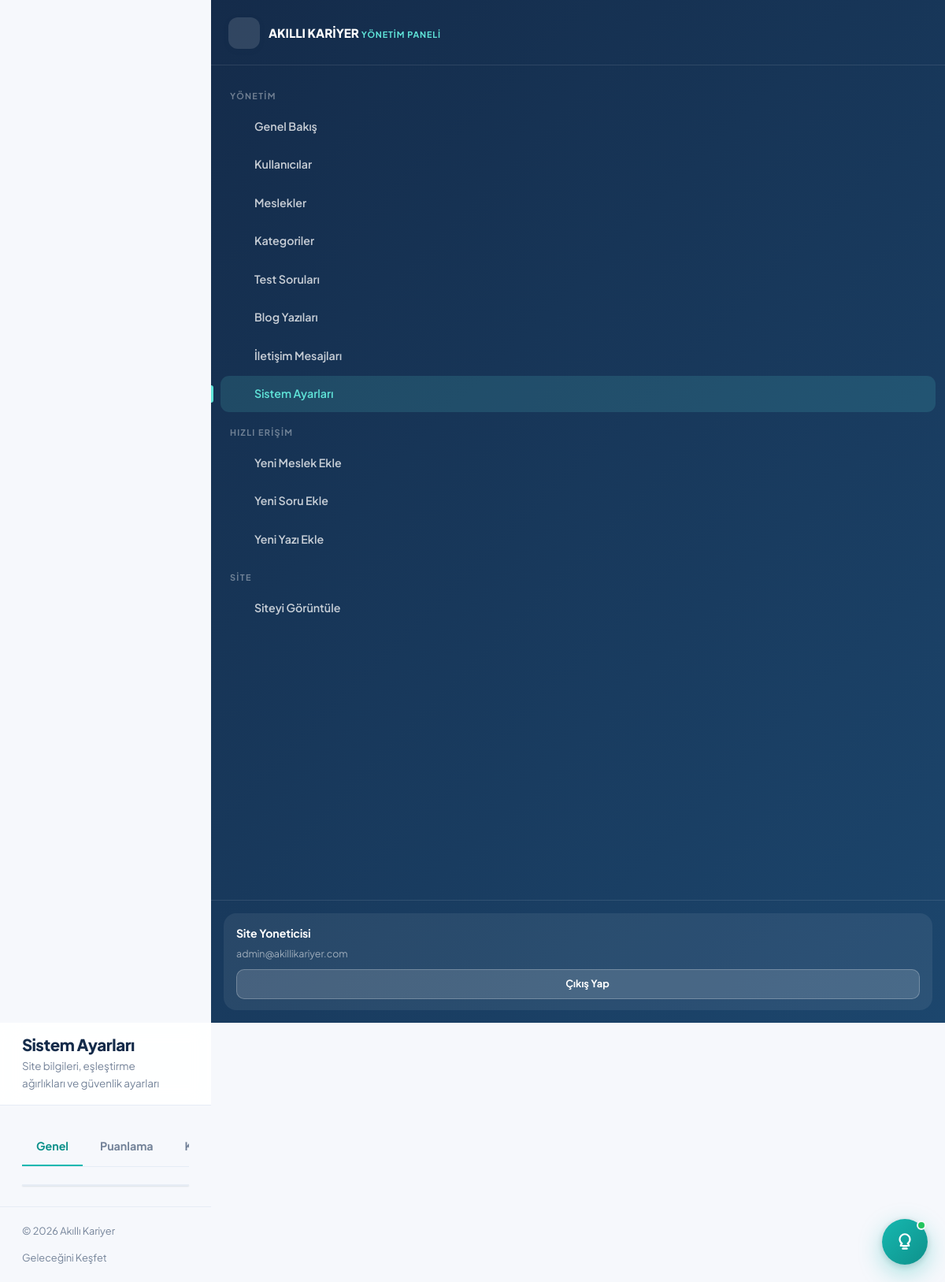
Screenshot of /admin/settings.php (signed in) with the database file from the repository.
### tables this page shows
CREATE TABLE `users` (
  `id` INT UNSIGNED NOT NULL AUTO_INCREMENT,
  `first_name` VARCHAR(60) NOT NULL,
  `last_name` VARCHAR(60) NOT NULL,
  `email` VARCHAR(190) NOT NULL,
  `password` VARCHAR(255) NOT NULL,
  `education_level` ENUM('ortaokul','lise','universite','diger') NOT NULL DEFAULT 'universite',
  `is_active` TINYINT(1) NOT NULL DEFAULT 1,
  `must_change_password` TINYINT(1) NOT NULL DEFAULT 0,
  `remember_token` VARCHAR(255) DEFAULT NULL,
  `email_verified_at` DATETIME DEFAULT NULL,
  `last_login_at` DATETIME DEFAULT NULL,
  `last_login_ip` VARCHAR(45) DEFAULT NULL,
  `created_at` DATETIME NOT NULL DEFAULT CURRENT_TIMESTAMP,
  `updated_at` DATETIME NOT NULL DEFAULT CURRENT_TIMESTAMP ON UPDATE CURRENT_TIMESTAMP,
  PRIMARY KEY (`id`),
  UNIQUE KEY `uq_users_email` (`email`),
  KEY `idx_users_active` (`is_active`),
  KEY `idx_users_created` (`created_at`)
);

CREATE TABLE `site_settings` (
  `id` INT UNSIGNED NOT NULL AUTO_INCREMENT,
  `setting_key` VARCHAR(80) NOT NULL,
  `setting_value` TEXT DEFAULT NULL,
  `setting_group` VARCHAR(50) NOT NULL DEFAULT 'genel',
  `setting_type` ENUM('text','number','textarea','color','boolean','select') NOT NULL DEFAULT 'text',
  `label` VARCHAR(150) DEFAULT NULL,
  `created_at` DATETIME NOT NULL DEFAULT CURRENT_TIMESTAMP,
  `updated_at` DATETIME NOT NULL DEFAULT CURRENT_TIMESTAMP ON UPDATE CURRENT_TIMESTAMP,
  PRIMARY KEY (`id`),
  UNIQUE KEY `uq_setting_key` (`setting_key`),
  KEY `idx_setting_group` (`setting_group`)
);

### app/Core/Auth.php (called while the page is built, shortened)
<?php
final class Auth
{
    private static ?User $currentUser = null;
    private static bool $resolved = false;
    public static function check(): bool
    {
        return self::user() !== null;
    }
    public static function user(): ?User
    {
        if (self::$resolved) {
            return self::$currentUser;
        }
        self::$resolved = true;
        $id = $_SESSION['user_id'] ?? null;
        $user = User::find((int) $id);
        self::$currentUser = $user;
        return $user;
    }
    public static function requireAdmin(): void
    {
        if (!self::check()) {
            self::redirectLogin();
        }
    }
}

### app/Models/User.php (called while the page is built, shortened)
<?php
class User
{
    public string $first_name = '';
    public string $last_name = '';
    public static function find(int $id): ?self
    {
        $row = Database::fetch('SELECT * FROM `users` WHERE `id` = ? LIMIT 1', [$id]);
        return $row ? self::hydrate($row) : null;
    }
    public function fullName(): string
    {
        return trim($this->first_name . ' ' . $this->last_name);
    }
    private static function hydrate(array $row): self
    {
        $u = new self();
        $u->id = (int) $row['id'];
        $u->first_name = $row['first_name'];
        $u->last_name = $row['last_name'];
        $u->email = $row['email'];
        $u->password = $row['password'];
        $u->education_level = $row['education_level'];
        $u->is_active = (bool) $row['is_active'];
        $u->created_at = $row['created_at'] ?? null;
        $u->last_login_at = $row['last_login_at'] ?? null;
        return $u;
    }
}

### app/Core/Database.php (called while the page is built, shortened)
<?php
final class Database
{
    private static ?PDO $pdo = null;
    private static array $config = [];
    public static function config(): array
    {
        if (self::$config === []) {
            $file = APP_ROOT . '/config/database.php';
            self::$config = is_file($file) ? require $file : [];
        }
        return self::$config;
    }
    public static function connection(): PDO
    {
        if (self::$pdo instanceof PDO) {
            return self::$pdo;
        }
        $cfg = self::config();
        $dsn = sprintf(
            'mysql:host=%s;port=%s;dbname=%s;charset=%s',
            $cfg['host'] ?? '127.0.0.1',
            $cfg['port'] ?? '3306',
            $cfg['database'] ?? 'akilli_kariyer',
            $cfg['charset'] ?? 'utf8mb4'
        );
        try {
            self::$pdo = new PDO(
                $dsn,
                $cfg['username'] ?? 'root',
                $cfg['password'] ?? '',
                $cfg['options'] ?? []
            );
            self::$pdo->exec("SET NAMES utf8mb4 COLLATE utf8mb4_unicode_ci");
            self::$pdo->exec("SET time_zone = '+03:00'");
        } catch (PDOException $e) {
            self::fail($e);
        }
        return self::$pdo;
    }
    public static function query(string $sql, array $params = []): \PDOStatement
    {
        $stmt = self::connection()->prepare($sql);
        $stmt->execute($params);
        return $stmt;
    }
    public static function fetch(string $sql, array $params = []): ?array
    {
        $row = self::query($sql, $params)->fetch();
        return $row === false ? null : $row;
    }
    public static function fetchAll(string $sql, array $params = []): array
    {
        return self::query($sql, $params)->fetchAll();
    }
}

### config/database.php (called while the page is built)
<?php
return [
    'host'     => getenv('DB_HOST') ?: '127.0.0.1',
    'port'     => getenv('DB_PORT') ?: '3306',
    'database' => getenv('DB_NAME') ?: 'akilli_kariyer',
    'username' => getenv('DB_USER') ?: 'root',
    'password' => getenv('DB_PASS') !== false ? getenv('DB_PASS') : '',
    'charset'  => 'utf8mb4',
    'options'  => [
        PDO::ATTR_ERRMODE            => PDO::ERRMODE_EXCEPTION,
        PDO::ATTR_DEFAULT_FETCH_MODE => PDO::FETCH_ASSOC,
        PDO::ATTR_EMULATE_PREPARES   => false,
        PDO::ATTR_STRINGIFY_FETCHES  => false,
    ],
];

### app/Models/Setting.php (called while the page is built, shortened)
<?php
class Setting
{
    private static ?array $cache = null;
    public static function all(): array
    {
        if (self::$cache === null) {
            $rows = Database::fetchAll('SELECT * FROM `site_settings` ORDER BY `setting_group`, `id`');
            self::$cache = [];
            foreach ($rows as $row) {
                self::$cache[$row['setting_key']] = $row;
            }
        }
        return self::$cache;
    }
    public static function get(string $key, mixed $default = null): mixed
    {
        $all = self::all();
        $row = $all[$key];
        $value = $row['setting_value'];
        return match ($row['setting_type']) {
            'number'  => is_numeric($value) ? (float) $value : $default,
            'boolean' => (int) $value === 1,
            default   => $value,
        };
    }
}

### admin/settings.php (the view, shortened to what this page needs)
<?php
Auth::requireAdmin();
$settings = Setting::all();
$panelType     = 'admin';
$panelActive   = 'settings';
$panelTitle    = 'Sistem Ayarları';
$panelSubtitle = 'Site bilgileri, eşleştirme ağırlıkları ve güvenlik ayarları';
require_once __DIR__ . '/../includes/panel-header.php';
?>
<div class="tabs" style="margin-bottom:22px">
  <button type="button" class="tab-btn active" data-tab="genel"><?= icon('settings', '', 15) ?> Genel</button>
  <button type="button" class="tab-btn" data-tab="puanlama"><?= icon('scale', '', 15) ?> Puanlama</button>
  <button type="button" class="tab-btn" data-tab="kayit"><?= icon('user-cog', '', 15) ?> Kayıt & Güvenlik</button>
</div>
<div class="tab-panel active" data-panel="genel">
  <form method="post" class="panel-form" data-guard>
    <div class="layout-aside ratio" style="gap:22px">
      <section class="panel-card">
        <div class="pc-head"><h2>Site Bilgileri</h2></div>
      </section>
      <section class="panel-card">
        <div class="pc-head"><h2>İletişim Bilgileri</h2></div>
      </section>
    </div>
  </form>
</div>
<?php require_once __DIR__ . '/../includes/panel-footer.php'; ?>

### includes/panel-header.php (shortened to what this page needs)
<?php
$panelType     = $panelType     ?? 'user';
$panelTitle    = $panelTitle    ?? 'Panel';
$panelSubtitle = $panelSubtitle ?? '';
$panelActive   = $panelActive   ?? '';
$panelUser = Auth::user();
$adminNav = [
    ['index',       'index.php',       'layout-dashboard', 'Genel Bakış'],
    ['users',       'users.php',       'users',           'Kullanıcılar'],
    ['careers',     'careers.php',     'briefcase',       'Meslekler'],
    ['categories',  'categories.php',  'layers',          'Kategoriler'],
    ['questions',   'questions.php',   'clipboard-list',  'Test Soruları'],
    ['blog',        'blog.php',        'newspaper',       'Blog Yazıları'],
    ['messages',    'messages.php',    'mail',            'İletişim Mesajları'],
    ['settings',    'settings.php',    'settings',        'Sistem Ayarları'],
];
?><!DOCTYPE html>
<html lang="tr">
<head>
<link rel="stylesheet" href="<?= asset('assets/css/vendor-bootstrap.min.css') ?>">
<link rel="stylesheet" href="<?= asset('assets/css/style.css') ?>">
<link rel="stylesheet" href="<?= asset('assets/css/dashboard.css') ?>">
<link rel="stylesheet" href="<?= asset('assets/css/career-coach.css') ?>">
</head>
<body>
<div class="panel-layout" id="panel-layout">
  <div class="nav-overlay" id="nav-overlay"></div>
  <aside class="panel-side" id="panel-side">
    <div class="panel-brand">
      <span class="brand-mark"><?= icon($panelType === 'admin' ? 'shield-check' : 'compass', '', 21) ?></span>
      <span>
        <span class="pb-name">AKILLI KARİYER</span>
        <span class="pb-sub"><?= $panelType === 'admin' ? 'Yönetim Paneli' : 'Hesap Paneli' ?></span>
      </span>
    </div>
    <nav class="panel-nav">
      <?php if ($panelType === 'admin'): ?>
        <div class="pn-label">Yönetim</div>
        <?php foreach ($adminNav as $item): ?>
          <a href="<?= url('admin/' . $item[1]) ?>" class="<?= $panelActive === $item[0] ? 'active' : '' ?>">
            <?= icon($item[2], '', 18) ?> <span><?= e($item[3]) ?></span>
          </a>
        <?php endforeach; ?>
        <div class="pn-label">Hızlı Erişim</div>
        <a href="<?= url('admin/career-edit.php') ?>"><?= icon('plus-circle', '', 18) ?> <span>Yeni Meslek Ekle</span></a>
        <a href="<?= url('admin/question-edit.php') ?>"><?= icon('plus-circle', '', 18) ?> <span>Yeni Soru Ekle</span></a>
        <a href="<?= url('admin/blog-edit.php') ?>"><?= icon('plus-circle', '', 18) ?> <span>Yeni Yazı Ekle</span></a>
        <div class="pn-label">Site</div>
        <a href="<?= url('index.php') ?>"><?= icon('external-link', '', 18) ?> <span>Siteyi Görüntüle</span></a>
      <?php endif; ?>
    </nav>
    <div class="panel-side-foot">
      <div class="psf-card">
        <strong><?= e($panelUser->fullName()) ?></strong>
        <p><?= e($panelUser->email) ?></p>
        <a href="<?= url('logout.php') ?>" class="btn btn-light btn-sm btn-block" style="font-size:.8rem">
          <?= icon('log-out', '', 15) ?> Çıkış Yap
        </a>
      </div>
    </div>
  </aside>
  <div class="panel-main">
    <header class="panel-topbar">
      <div class="flex-1">
        <h1><?= e($panelTitle) ?></h1>
        <?php if ($panelSubtitle !== ''): ?>
          <p class="ptb-sub"><?= e($panelSubtitle) ?></p>
        <?php endif; ?>
      </div>
    </header>
    <main class="panel-content" id="main-content">

### includes/panel-footer.php (shortened to what this page needs)
    </main>
    <footer style="padding:20px 28px;border-top:1px solid var(--c-border);font-size:.8rem;color:var(--c-muted);display:flex;justify-content:space-between;gap:12px;flex-wrap:wrap">
      <span>&copy; <?= date('Y') ?> <?= e(setting('site_name', 'Akıllı Kariyer')) ?></span>
      <span><?= e(setting('site_slogan', 'Geleceğini Keşfet')) ?></span>
    </footer>
  </div>
</div>
</body>
</html>

### assets/css/style.css (style rules this page uses)
:root { --c-primary: #142B4A; --c-primary-dark: #0C1E35; --c-secondary: #1C466D; --c-accent: #16B8B0; --c-accent-dark: #0E918B; --c-accent-soft: #E4F7F6; --c-light-blue: #EAF4FA; --c-bg: #F6F8FC; --c-white: #FFFFFF; --c-text: #172B42; --c-muted: #748399; --c-muted-light: #9BA8BC; --c-border: #E6ECF5; --c-border-dark: #D6E0EE; --c-success: #20A779; --c-success-soft: #E4F7F0; --c-warning: #F0A43A; --c-warning-soft: #FEF4E4; --c-danger: #E05A4E; --c-danger-soft: #FDECEA; --c-info: #2D7DD2; --c-info-soft: #E9F2FC; --grad-primary: linear-gradient(135deg, #142B4A 0%, #1C466D 100%); --grad-accent: linear-gradient(135deg, #16B8B0 0%, #2FD3C8 100%); --grad-hero: linear-gradient(120deg, #142B4A 0%, #1C466D 55%, #17556B 100%); --sh-xs: 0 1px 2px rgba(20,43,74,.06); --sh-sm: 0 2px 8px rgba(20,43,74,.06); --sh-md: 0 8px 24px rgba(20,43,74,.08); --sh-lg: 0 16px 40px rgba(20,43,74,.10); --sh-xl: 0 28px 70px rgba(20,43,74,.14); --sh-accent: 0 10px 26px rgba(22,184,176,.28); --r-xs: 8px; --r-sm: 12px; --r-md: 16px; --r-lg: 22px; --r-xl: 30px; --r-pill: 999px; --ff: "Plus Jakarta Sans", "Inter", -apple-system, BlinkMacSystemFont, "Segoe UI", Roboto, Helvetica, Arial, sans-serif; --ff-head: "Plus Jakarta Sans", "Inter", -apple-system, BlinkMacSystemFont, "Segoe UI", Roboto, sans-serif; --header-h: 74px; --container: 1240px; --ease: cubic-bezier(.4, 0, .2, 1); }
*, *::before, *::after { box-sizing: border-box; }
html { scroll-behavior: smooth; -webkit-text-size-adjust: 100%; overflow-x: hidden; }
body { margin: 0; font-family: var(--ff); font-size: 16px; line-height: 1.65; color: var(--c-text); background: var(--c-bg); -webkit-font-smoothing: antialiased; -moz-osx-font-smoothing: grayscale; overflow-x: hidden; }
h1, h2, h3, h4, h5, h6 { font-family: var(--ff-head); color: var(--c-primary); font-weight: 800; line-height: 1.25; letter-spacing: -.02em; margin: 0 0 .6em; }
h1 { font-size: clamp(2rem, 4.4vw, 3.15rem); }
p { margin: 0 0 1rem; color: var(--c-muted); }
p:last-child { margin-bottom: 0; }
a { color: var(--c-secondary); text-decoration: none; transition: color .2s var(--ease); }
.layout-aside { display: grid; gap: 28px; align-items: start; grid-template-columns: minmax(0, 1fr) 340px; }
.layout-aside.ratio { grid-template-columns: minmax(0, 1.5fr) minmax(0, 1fr); }
.flex-1 { flex: 1 1 auto; min-width: 0; }
.btn { display: inline-flex; align-items: center; justify-content: center; gap: 9px; padding: 13px 26px; border-radius: var(--r-sm); font-family: var(--ff); font-size: .95rem; font-weight: 700; line-height: 1.2; border: 1.5px solid transparent; cursor: pointer; transition: transform .2s var(--ease), box-shadow .25s var(--ease), background .2s var(--ease), color .2s var(--ease), border-color .2s var(--ease); text-decoration: none; white-space: nowrap; min-height: 46px; }
.btn-light { background: rgba(255,255,255,.14); color: #fff; border-color: rgba(255,255,255,.24); }
.btn-sm { padding: 9px 17px; font-size: .84rem; min-height: 38px; border-radius: 10px; }
.btn-block { display: flex; width: 100%; }
.brand-mark { width: 42px; height: 42px; border-radius: 13px; background: var(--grad-primary); color: #fff; display: grid; place-items: center; box-shadow: var(--sh-sm); flex-shrink: 0; }
body { background: var(--c-bg); color: var(--c-text); }

### rows the page displays
users: $panelUser->fullName() "Site Yoneticisi", email "admin@akillikariyer.com"
site_settings: setting_value "Akıllı Kariyer"
site_settings: setting_value "Geleceğini Keşfet"

### other values shown
$item[3] "Genel Bakış"
$item[3] "Kullanıcılar"
$item[3] "Meslekler"
$item[3] "Kategoriler"
$item[3] "Test Soruları"
$item[3] "Blog Yazıları"
$item[3] "İletişim Mesajları"
$item[3] "Sistem Ayarları"
$panelTitle "Sistem Ayarları"
$panelSubtitle "Site bilgileri, eşleştirme ağırlıkları ve güvenlik ayarları"
